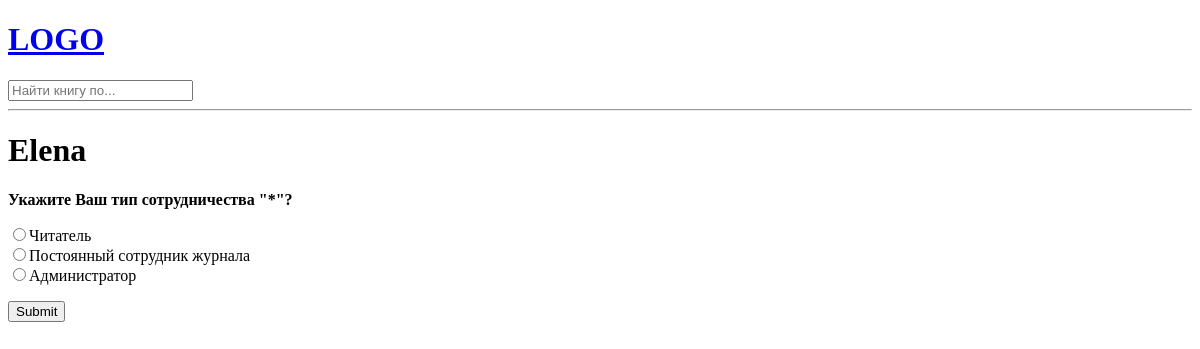
The page /authorize/2/ on the database as committed earlier.
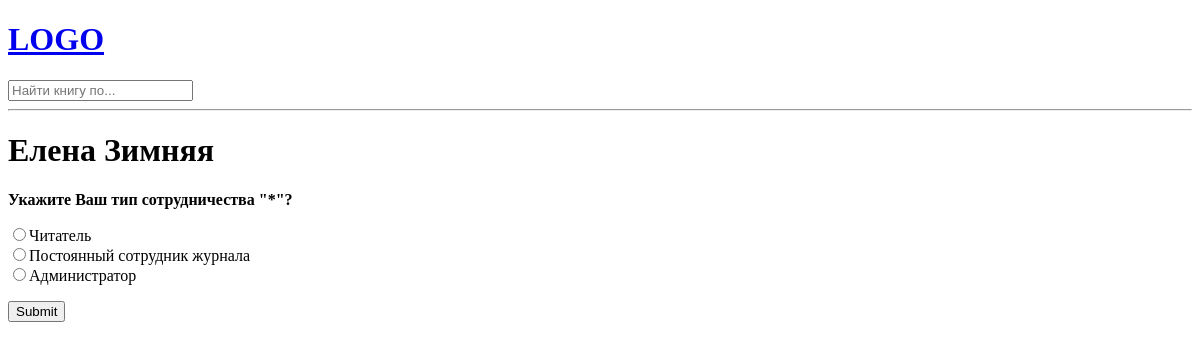
The same page on the database as committed later.
### base/models.py (models this page shows, shortened)
class Authorize(models.Model):
    host = models.ForeignKey(User, on_delete=models.SET_NULL, null = True)
    class Mode(models.IntegerChoices):
        admin = 0
        test = -1
        user = 1
        librarian = 2
        guest = 3
    name = models.CharField(max_length=50)
    mode = models.IntegerField(choices = Mode.choices)
    login = models.CharField(max_length = 100)
    password = models.CharField(max_length = 100)
    assigned = models.ForeignKey('Assigned_material',on_delete=models.SET_NULL, null = True)
    updated = models.DateTimeField(auto_now=True)
    created = models.DateTimeField(auto_now_add=True)
    class Meta:
        ordering = ['-updated', '-created'] #without dashes ascending order

### base/views.py (the view)
# urls.py: path('authorize/<str:pk>/', views.authorize, name = "Authorize"),
def authorize(request, pk):
    Auth_id = Authorize.objects.get(id=pk)
    context = {'auth_id': Auth_id}
    return render(request, 'base/authorize.html', context)

### base/templates/base/authorize.html
{% extends 'main.html' %}
{% block content %}
<h1> {{auth_id.name}} </h1>
<body>
<form action="handler.php">
  <p><b>Укажите Ваш тип сотрудничества &quot;*&quot;?</b></p>
  <p><input type="radio" name="answer" value="a1">Читатель<Br>
  <input type="radio" name="answer" value="a2">Постоянный сотрудник журнала<Br>
  <input type="radio" name="answer" value="a3">Администратор</p>
  <p><input type="submit"></p>
 </form>
</body>
{% endblock %}

Rows that differ between the two databases and show on the page:
changed Authorize: name "Elena" → "Елена Зимняя"
